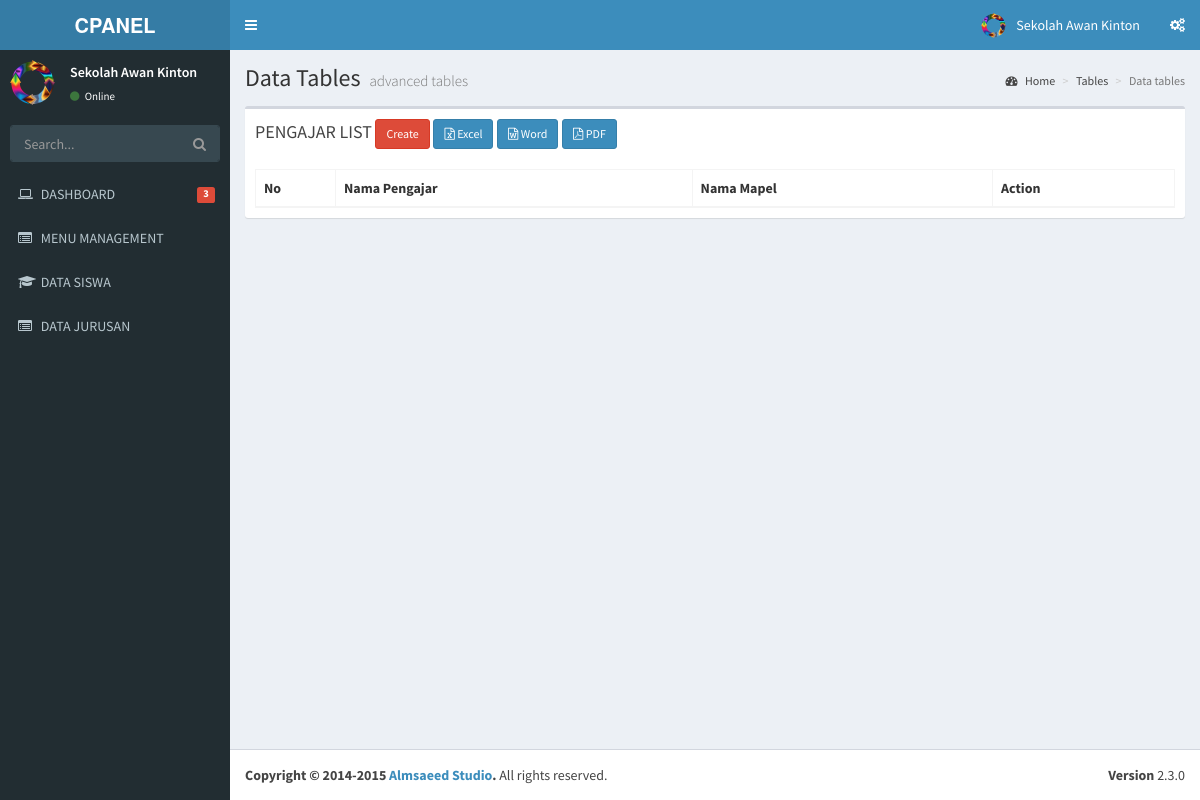
The page /index.php/pengajar on the database as committed earlier.
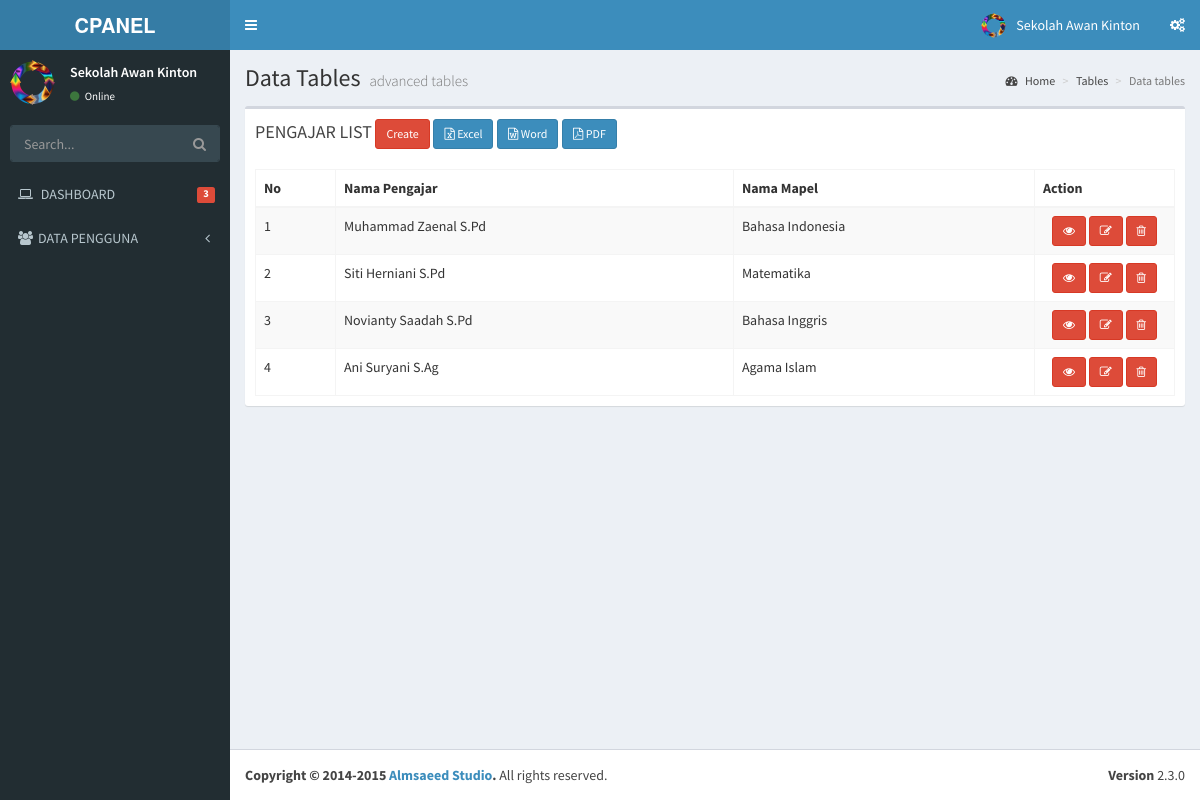
The same page on the database as committed later.
### tables this page shows
CREATE TABLE `menu` (
  `id` int(11) NOT NULL,
  `name` varchar(50) NOT NULL,
  `link` varchar(50) NOT NULL,
  `icon` varchar(30) NOT NULL,
  `is_active` int(1) NOT NULL,
  `is_parent` int(1) NOT NULL
);

CREATE TABLE `pengajar` (
  `id` int(11) NOT NULL,
  `nama` varchar(50) NOT NULL,
  `id_mapel` int(11) NOT NULL
);

CREATE TABLE `mapel` (
  `id` int(11) NOT NULL,
  `mapel` varchar(50) NOT NULL
);

### application/libraries/Template.php (called while the page is built)
<?php if ( ! defined('BASEPATH')) exit('No direct script access allowed');
class Template {
		var $template_data = array();
		function set($name, $value)
		{
			$this->template_data[$name] = $value;
		}
		function load($template = '', $view = '' , $view_data = array(), $return = FALSE)
		{
			$this->CI =& get_instance();
			$this->set('contents', $this->CI->load->view($view, $view_data, TRUE));
			return $this->CI->load->view($template, $this->template_data, $return);
		}
}

### application/controllers/Pengajar.php (called while the page is built, shortened)
<?php
class Pengajar extends CI_Controller
{
    public function index()
    {
        $pengajar = $this->Pengajar_model->get_all_query();
        $data = array(
            'pengajar_data' => $pengajar
        );
        $this->template->load('template','pengajar_list', $data);
    }
}

### index.php (called while the page is built, shortened)
<?php
require_once BASEPATH.'core/CodeIgniter.php';

### application/models/Pengajar_model.php (called while the page is built, shortened)
<?php
class Pengajar_model extends CI_Model
{
    function get_all_query(){
        $sql = "SELECT p.id, p.nama, m.mapel
                FROM pengajar as p, mapel as m
                WHERE p.id_mapel= m.id";
        return $this->db->query($sql)->result();
    }
}

### application/views/pengajar_list.php (the view, shortened to what the changed rows need)
     <section class='content'>
       <div class='row'>
         <div class='col-xs-12'>
           <div class='box'>
             <div class='box-body'>
     <table class="table table-bordered table-striped" id="mytable">
         <thead>
             <tr>
                 <th width="80px">No</th>
   <th>Nama Pengajar</th>
   <th>Nama Mapel</th>
   <th>Action</th>
             </tr>
         </thead>
  <tbody>
         <?php
         $start = 0;
         foreach ($pengajar_data as $pengajar)
         {
             ?>
             <tr>
   <td><?php echo ++$start ?></td>
   <td><?php echo $pengajar->nama ?></td>
   <td><?php echo $pengajar->mapel ?></td>
   <td style="text-align:center" width="140px">
<?php
echo anchor(site_url('pengajar/read/'.$pengajar->id),'<i class="fa fa-eye"></i>',array('title'=>'detail','class'=>'btn btn-danger btn-sm'));
echo anchor(site_url('pengajar/update/'.$pengajar->id),'<i class="fa fa-pencil-square-o"></i>',array('title'=>'edit','class'=>'btn btn-danger btn-sm'));
echo anchor(site_url('pengajar/delete/'.$pengajar->id),'<i class="fa fa-trash-o"></i>','title="delete" class="btn btn-danger btn-sm" onclick="javasciprt: return confirm(\'Are You Sure ?\')"');
?>
   </td>
      </tr>
             <?php
         }
         ?>
         </tbody>
     </table>
                 </div>
           </div>
         </div>
       </div>
     </section>

### application/views/template.php (shortened to what the changed rows need)
<!DOCTYPE html>
<html>
    <head>
        <link rel="stylesheet" href="<?php echo base_url() ?>template/bootstrap/css/bootstrap.min.css">
        <link rel="stylesheet" href="<?php echo base_url() ?>template/font-awesome-4.4.0/css/font-awesome.min.css">
        <link rel="stylesheet" href="<?php echo base_url() ?>template/ionicons-2.0.1/css/ionicons.min.css">
        <link rel="stylesheet" href="<?php echo base_url() ?>template/plugins/datatables/dataTables.bootstrap.css">
        <link rel="stylesheet" href="<?php echo base_url() ?>template/dist/css/AdminLTE.min.css">
        <link rel="stylesheet" href="<?php echo base_url() ?>template/dist/css/skins/_all-skins.min.css">
    </head>
    <body class="hold-transition skin-blue sidebar-mini">
        <div class="wrapper">
            <aside class="main-sidebar">
                <section class="sidebar">
                    <ul class="sidebar-menu">
                        <?php
                        $menu = $this->db->get_where('menu', array('is_parent' => 0,'is_active'=>1));
                        foreach ($menu->result() as $m) {
                            $submenu = $this->db->get_where('menu',array('is_parent'=>$m->id,'is_active'=>1));
                            if($submenu->num_rows()>0){
                                echo "<li class='treeview'>
                                    ".anchor('#',  "<i class='$m->icon'></i>".strtoupper($m->name).' <i class="fa fa-angle-left pull-right"></i>')."
                                        <ul class='treeview-menu'>";
                                   echo"</ul>
                                    </li>";
                            }else{
                                echo "<li>" . anchor($m->link, "<i class='$m->icon'></i> <span>" . strtoupper($m->name)) . "</span></li>";
                            }
                        }
                        ?>
                    </ul>
                </section>
            </aside>
            <div class="content-wrapper">
                <section class="content-header">
                    <h1>
                        Data Tables
                        <small>advanced tables</small>
                    </h1>
                </section>
                <?php
                echo $contents;
                ?>
            </div>
        </div>
    </body>
</html>

Rows that differ between the two databases and show on the page:
removed menu: link+icon+name "MENU MANAGEMENT"
removed menu: link+icon+name "DATA SISWA"
removed menu: link+icon+name "DATA JURUSAN"
added menu: icon+name "DATA PENGGUNA"
added pengajar: nama "Muhammad Zaenal S.Pd", id_mapel.mapel "Bahasa Indonesia"
added pengajar: nama "Siti Herniani S.Pd", id_mapel.mapel "Matematika"
added pengajar: nama "Novianty Saadah S.Pd", id_mapel.mapel "Bahasa Inggris"
added pengajar: nama "Ani Suryani S.Ag", id_mapel.mapel "Agama Islam"
